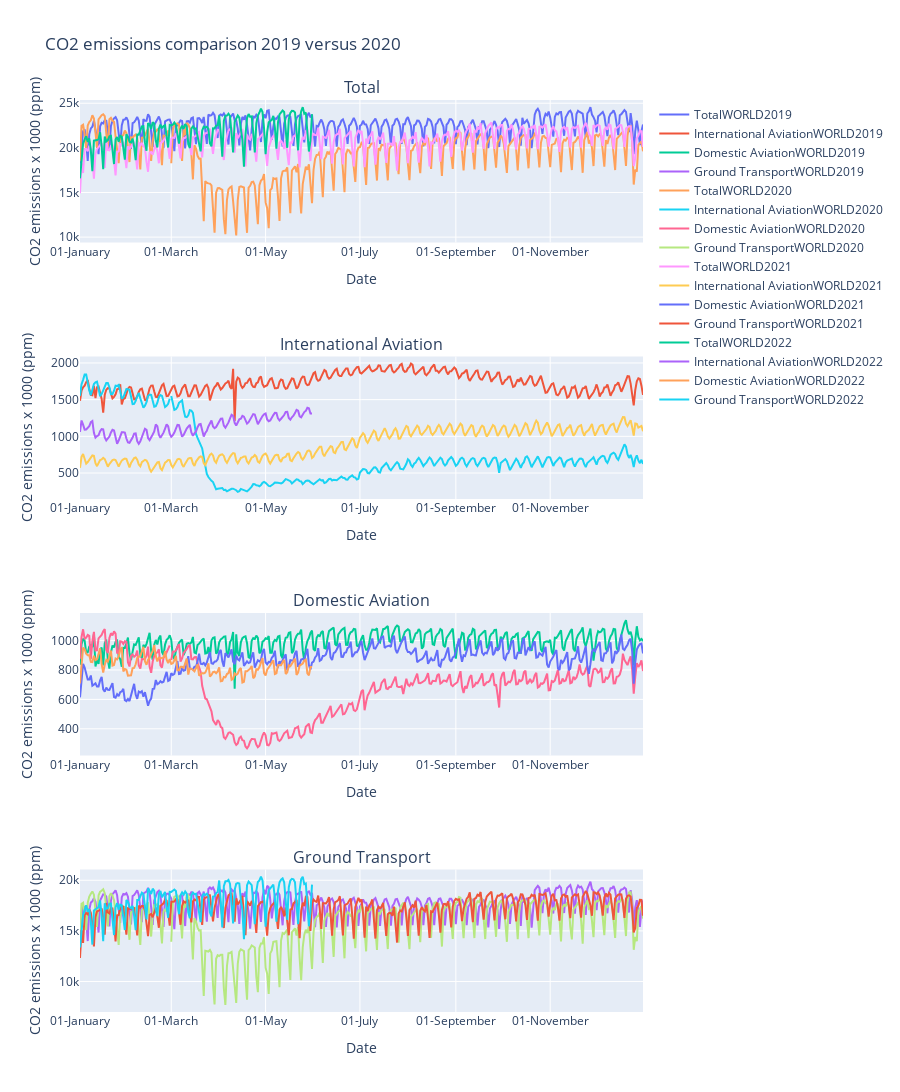

The notebook cell this image was saved under:
### Code cell
fig_transport = make_subplots(rows = 4, 
                    cols = 1,
                    subplot_titles = ('Total', 'International Aviation', 'Domestic Aviation', 'Ground Transport'))
given_country = 'WORLD'
# for i in Years[1]:
trans_tot = transport_data[(transport_data.country == given_country)].groupby(
        ['date'],as_index = False).agg({'country':'first','co2':'sum','co2_smooth':'sum'
        ,'year':'first','month':'first','day':'first','same_year':'first'})
trans_int_av = transport_data[(transport_data.country == given_country)
                & (transport_data.sector == 'International Aviation')]
trans_do_av = transport_data[(transport_data.country == given_country)
                & (transport_data.sector == 'Domestic Aviation')]
trans_gr_tr = transport_data[(transport_data.country == given_country)
                & (transport_data.sector == 'Ground Transport')]
for i in Years:
        lop = fig_transport.add_traces(
                [
                        go.Scatter(x=list(trans_tot[(trans_tot.year == i)].same_year),
                                y=list(trans_tot[(trans_tot.year == i)].co2),
                                name= 'Total' + given_country + i,
                                visible = True), 
                        go.Scatter(x=list(trans_int_av[(trans_int_av.year == i)].same_year),
                                y=list(trans_int_av[(trans_int_av.year == i)].co2),
                                name= 'International Aviation' + given_country + i,
                                visible = True),
                        go.Scatter(x=list(trans_do_av[(trans_do_av.year == i)].same_year),
                                y=list(trans_do_av[(trans_do_av.year == i)].co2),
                                name= 'Domestic Aviation' + given_country + i,
                                visible = True),
                        go.Scatter(x=list(trans_gr_tr[(trans_gr_tr.year == i)].same_year),
                                y=list(trans_gr_tr[(trans_gr_tr.year == i)].co2),
                                name= 'Ground Transport' + given_country + i,
                                visible = True)
                ], rows=list(range(1,5)), cols=[1,1,1,1]
        )

fig_transport.update_layout(
    height = 1500
)

fig_transport.update_layout(xaxis_title = 'Date', yaxis_title = 'CO2 emissions x 1000 (ppm)')
fig_transport.update_layout(title_text = 'CO2 emissions comparison 2019 versus 2020')
fig_transport.update_layout(xaxis=dict(tickformat="%d-%B"),
                 xaxis2=dict(tickformat="%d-%B"),
                 xaxis3=dict(tickformat="%d-%B"),
                 xaxis4=dict(tickformat="%d-%B")
                 )
fig_transport['layout']['yaxis2']['title']='CO2 emissions x 1000 (ppm)'
fig_transport['layout']['yaxis3']['title']='CO2 emissions x 1000 (ppm)'
fig_transport['layout']['yaxis4']['title']='CO2 emissions x 1000 (ppm)'
fig_transport['layout']['xaxis2']['title']='Date'
fig_transport['layout']['xaxis3']['title']='Date'
fig_transport['layout']['xaxis4']['title']='Date'


fig_transport.show()

### Figure 1 — Plotly figure (JSON) as saved in the notebook; plotly's stock layout.template omitted (floating-point values rounded to 4 significant figures; data arrays with more than 128 entries replaced by an {"elided": "..."} marker saying what was removed)
{"data": [{"name": "TotalWORLD2019", "type": "scatter", "visible": true, "x": {"elided": "365 str values"}, "xaxis": "x", "y": {"elided": "365 float values"}, "yaxis": "y"}, {"name": "International AviationWORLD2019", "type": "scatter", "visible": true, "x": {"elided": "365 str values"}, "xaxis": "x2", "y": {"elided": "365 float values"}, "yaxis": "y2"}, {"name": "Domestic AviationWORLD2019", "type": "scatter", "visible": true, "x": {"elided": "365 str values"}, "xaxis": "x3", "y": {"elided": "365 float values"}, "yaxis": "y3"}, {"name": "Ground TransportWORLD2019", "type": "scatter", "visible": true, "x": {"elided": "365 str values"}, "xaxis": "x4", "y": {"elided": "365 float values"}, "yaxis": "y4"}, {"name": "TotalWORLD2020", "type": "scatter", "visible": true, "x": {"elided": "366 str values"}, "xaxis": "x", "y": {"elided": "366 float values"}, "yaxis": "y"}, {"name": "International AviationWORLD2020", "type": "scatter", "visible": true, "x": {"elided": "366 str values"}, "xaxis": "x2", "y": {"elided": "366 float values"}, "yaxis": "y2"}, {"name": "Domestic AviationWORLD2020", "type": "scatter", "visible": true, "x": {"elided": "366 str values"}, "xaxis": "x3", "y": {"elided": "366 float values"}, "yaxis": "y3"}, {"name": "Ground TransportWORLD2020", "type": "scatter", "visible": true, "x": {"elided": "366 str values"}, "xaxis": "x4", "y": {"elided": "366 float values"}, "yaxis": "y4"}, {"name": "TotalWORLD2021", "type": "scatter", "visible": true, "x": {"elided": "365 str values"}, "xaxis": "x", "y": {"elided": "365 float values"}, "yaxis": "y"}, {"name": "International AviationWORLD2021", "type": "scatter", "visible": true, "x": {"elided": "365 str values"}, "xaxis": "x2", "y": {"elided": "365 float values"}, "yaxis": "y2"}, {"name": "Domestic AviationWORLD2021", "type": "scatter", "visible": true, "x": {"elided": "365 str values"}, "xaxis": "x3", "y": {"elided": "365 float values"}, "yaxis": "y3"}, {"name": "Ground TransportWORLD2021", "type": "scatter", "visible": true, "x": {"elided": "365 str values"}, "xaxis": "x4", "y": {"elided": "365 float values"}, "yaxis": "y4"}, {"name": "TotalWORLD2022", "type": "scatter", "visible": true, "x": {"elided": "151 str values"}, "xaxis": "x", "y": {"elided": "151 float values"}, "yaxis": "y"}, {"name": "International AviationWORLD2022", "type": "scatter", "visible": true, "x": {"elided": "151 str values"}, "xaxis": "x2", "y": {"elided": "151 float values"}, "yaxis": "y2"}, {"name": "Domestic AviationWORLD2022", "type": "scatter", "visible": true, "x": {"elided": "151 str values"}, "xaxis": "x3", "y": {"elided": "151 float values"}, "yaxis": "y3"}, {"name": "Ground TransportWORLD2022", "type": "scatter", "visible": true, "x": {"elided": "151 str values"}, "xaxis": "x4", "y": {"elided": "151 float values"}, "yaxis": "y4"}], "layout": {"annotations": [{"font": {"size": 16}, "showarrow": false, "text": "Total", "x": 0.5, "xanchor": "center", "xref": "paper", "y": 1, "yanchor": "bottom", "yref": "paper"}, {"font": {"size": 16}, "showarrow": false, "text": "International Aviation", "x": 0.5, "xanchor": "center", "xref": "paper", "y": 0.7188, "yanchor": "bottom", "yref": "paper"}, {"font": {"size": 16}, "showarrow": false, "text": "Domestic Aviation", "x": 0.5, "xanchor": "center", "xref": "paper", "y": 0.4375, "yanchor": "bottom", "yref": "paper"}, {"font": {"size": 16}, "showarrow": false, "text": "Ground Transport", "x": 0.5, "xanchor": "center", "xref": "paper", "y": 0.1562, "yanchor": "bottom", "yref": "paper"}], "height": 1500, "title": {"text": "CO2 emissions comparison 2019 versus 2020"}, "xaxis": {"anchor": "y", "domain": [0, 1], "tickformat": "%d-%B", "title": {"text": "Date"}}, "xaxis2": {"anchor": "y2", "domain": [0, 1], "tickformat": "%d-%B", "title": {"text": "Date"}}, "xaxis3": {"anchor": "y3", "domain": [0, 1], "tickformat": "%d-%B", "title": {"text": "Date"}}, "xaxis4": {"anchor": "y4", "domain": [0, 1], "tickformat": "%d-%B", "title": {"text": "Date"}}, "yaxis": {"anchor": "x", "domain": [0.8438, 1], "title": {"text": "CO2 emissions x 1000 (ppm)"}}, "yaxis2": {"anchor": "x2", "domain": [0.5625, 0.7188], "title": {"text": "CO2 emissions x 1000 (ppm)"}}, "yaxis3": {"anchor": "x3", "domain": [0.2812, 0.4375], "title": {"text": "CO2 emissions x 1000 (ppm)"}}, "yaxis4": {"anchor": "x4", "domain": [0, 0.1562], "title": {"text": "CO2 emissions x 1000 (ppm)"}}}}
